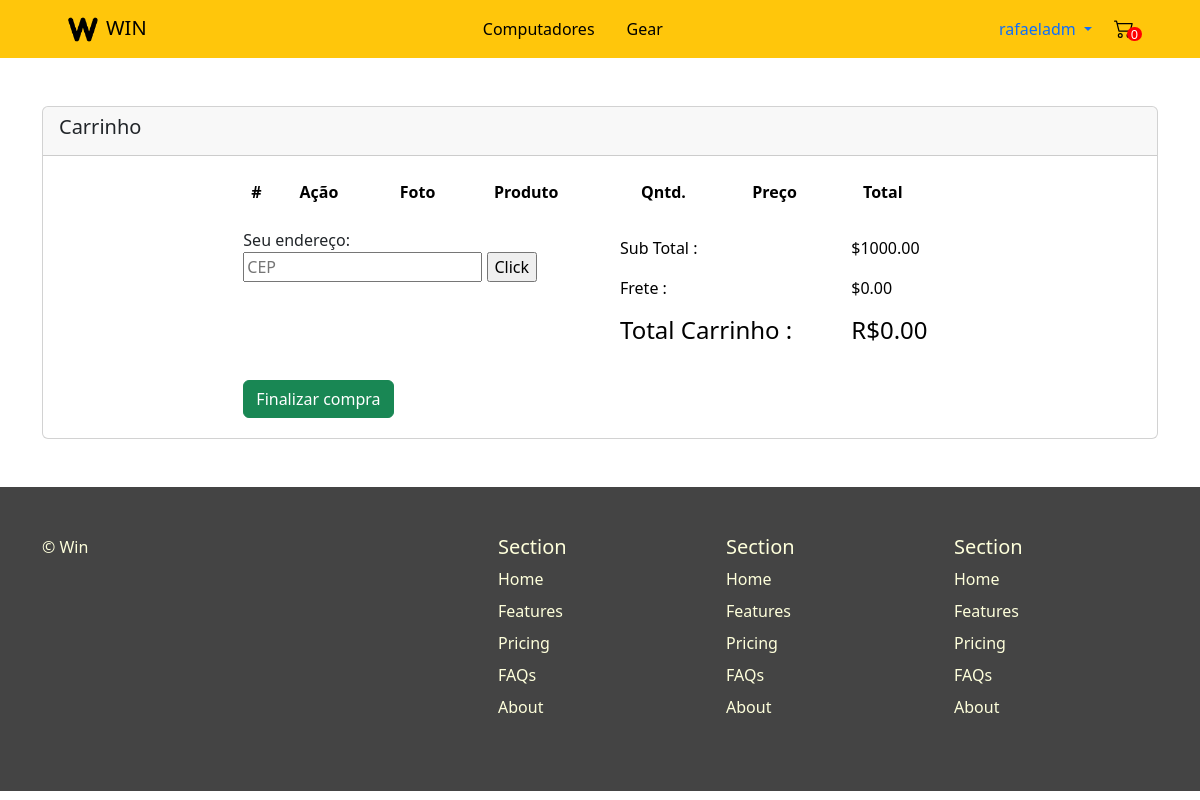
Before: /carrinho (signed in) with the older database file.
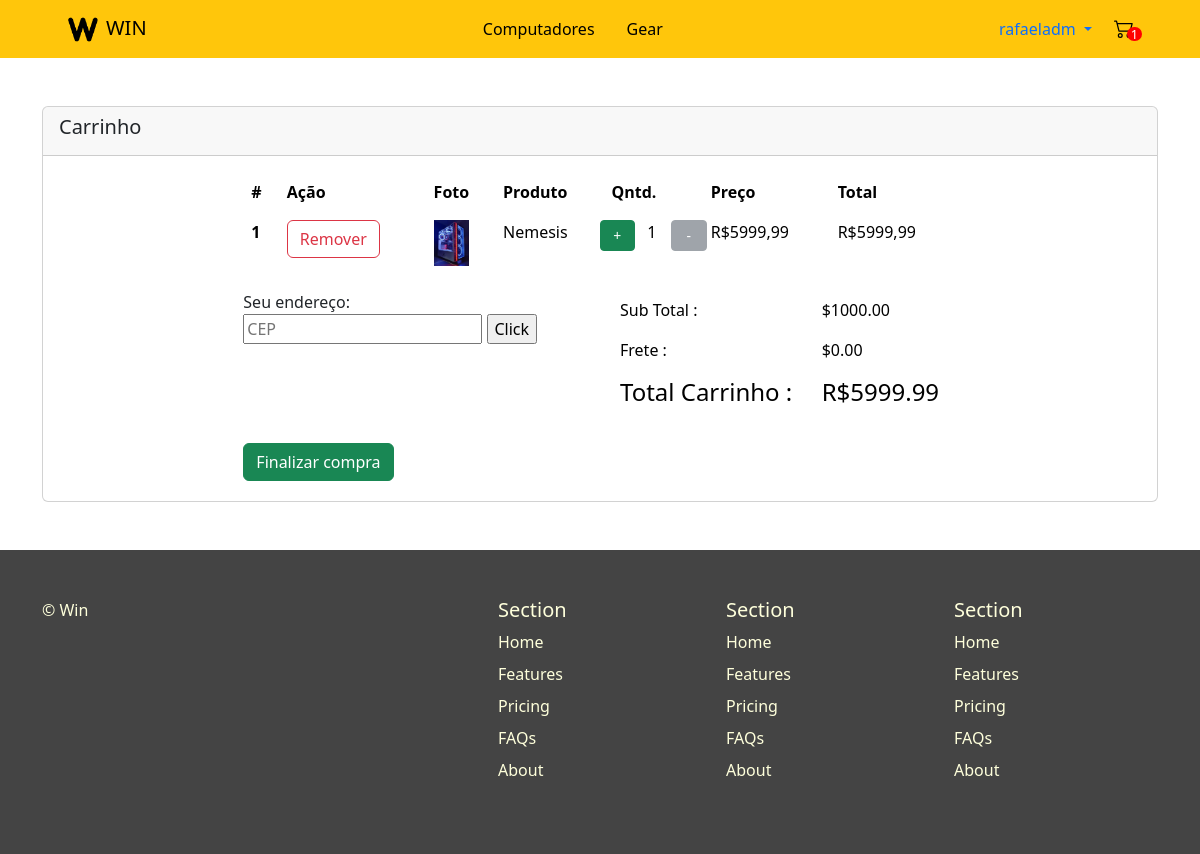
After: the same page with the newer database file.
### venda/models.py (models this page shows, shortened)
class Carrinho(models.Model):
    id = models.UUIDField(primary_key=True, default=uuid.uuid4)
    user = models.ForeignKey(User, on_delete=models.CASCADE)
    completed = models.BooleanField(default=False)
    @property
    def num_itens_carrinho(self):
        itens = self.itenscarrinho.all()
        quantidade = sum([item.quantidade for item in itens])
        return quantidade
    @property
    def subtotal_carrinho(self):
        produtos = self.itenscarrinho.all()
        total = sum([produto.total for produto in produtos])
        preco_total = f"{total:.2f}"
        return preco_total

class ItemCarrinho(models.Model):
    produto = models.ForeignKey('Produto', on_delete=models.CASCADE, related_name='itens')
    carrinho = models.ForeignKey('Carrinho', on_delete=models.CASCADE, related_name='itenscarrinho')
    quantidade = models.IntegerField(default=0)
    @property
    def total(self):
        total = self.produto.preco * self.quantidade
        return total

class Produto(models.Model):
    nome = models.CharField(max_length=100, help_text='Nome')
    descricao = models.CharField(max_length=100, help_text='Descrição')
    preco = models.FloatField(help_text='Preço')
    imagem = models.ImageField(upload_to='images', default='Sem imagem')
    estoque = models.IntegerField(default=0)
    CATEGORIAS = (
        ('c', 'Computador'),
        ('p', 'Periférico'),
        ('a', 'Acessório')
    )
    categoria = models.CharField(max_length=1,
                                 choices=CATEGORIAS,
                                 default='c',
                                 blank=True,
                                 help_text='Categoria do produto')

### venda/views.py (the view)
# urls.py: path('carrinho', views.carrinho, name="carrinho"),
def carrinho(request):
    carrinho = None
    itenscarrinho = []
    if request.user.is_authenticated:
        carrinho, created = Carrinho.objects.get_or_create(user=request.user, completed=False)
        itenscarrinho = carrinho.itenscarrinho.all()
    context = {"carrinho":carrinho, "itens":itenscarrinho}
    return render(request, "venda/carrinho.html", context)

### venda/context_processors.py (called while the page is built)
def carrinho(request):
    if request.user.is_authenticated:
        carrinho, created = Carrinho.objects.get_or_create(user=request.user, completed=False)
        return {'carrinho': carrinho}
    else:
        return {'carrinho':0}

### venda/templates/venda/carrinho.html (shortened to what this page needs)
{% extends 'base_generic.html' %}
{% block content %}
<link rel="stylesheet" href="https://cdn.jsdelivr.net/npm/remixicon@2.5.0/fonts/remixicon.css">
<div class="container">
<div class="contentbar">
        <div class="row">
            <div class="col-md-12 col-lg-12 col-xl-12">
                <div class="card my-5">
                    <div class="card-header">
                        <h5 class="card-title">Carrinho</h5>
                    </div>
                    <div class="card-body">
                        <div class="row justify-content-center">
                            <div class="col-lg-10 col-xl-8">
                                <div class="cart-container">
                                    <div class="cart-head">
                                        <div class="table-responsive">
                                            <table class="table table-borderless">
                                                <thead>
                                                    <tr>
                                                        <th scope="col">#</th>
                                                        <th scope="col">Ação</th>
                                                        <th scope="col">Foto</th>
                                                        <th scope="col">Produto</th>
                                                        <th scope="col">Qntd.</th>
                                                        <th scope="col">Preço</th>
                                                        <th scope="col" class="text-right">Total</th>
                                                    </tr>
                                                </thead>
                                                <tbody>
                                                {% for item in itens %}
                                                    <tr>
                                                        <th scope="row">{{ forloop.counter }}</th>
                                                        <td><button class="delete-item-carrinho btn btn-outline-danger" value="{{ item.produto.id }}">Remover</button></td>
                                                        <td><img src="{{ item.produto.imagem.url }}" class="img-fluid" width="35" height="35" alt="product"></td>
                                                        <td>{{ item.produto.nome }}</td>
                                                        <td>
                                                            <div class="row row-cols-3">
                                                                <button class="add-to-cart btn btn-success btn-sm" value="{{ item.produto.id }}">+</button>
                                                                <div class="justify-items-center">{{ item.quantidade }}</div>
                                                                {% if item.quantidade == 1 %}
                                                                    <button class="remove-from-carrinho btn btn-secondary btn-sm" value="{{ item.produto.id }}" disabled>-</button>
                                                                {% else %}
                                                                    <button class="remove-from-carrinho btn btn-danger btn-sm" value="{{ item.produto.id }}">-</button>
                                                                {% endif %}
                                                            </div>
                                                        </td>
                                                        <td>R${{ item.produto.preco }}</td>
                                                        <td class="text-right">R${{ item.total }}</td>
                                                    </tr>
                                                {% endfor %}
                                                </tbody>
                                            </table>
                                        </div>
                                    </div>
                                    <div class="cart-body">
                                        <div class="row">
                                            <div class="col-md-12 order-2 order-lg-1 col-lg-5 col-xl-6">
                                                <p class="mb-0">Seu endereço:</p>
                                                <div class="order-note">
                                                    <form name="myForm" action="." method="GET">
                                                      <input type="text" name="inputbox" value="" placeholder="CEP">
                                                      <input type="button" name="button" value="Click" onClick="meuEndereco(this.form)">
                                                    </form>
                                                </div>
                                            </div>
                                            <div class="col-md-12 order-1 order-lg-2 col-lg-7 col-xl-6">
                                                <div class="order-total table-responsive ">
                                                    <table class="table table-borderless text-right">
                                                        <tbody>
                                                            <tr>
                                                                <td>Sub Total :</td>
                                                                <td>$1000.00</td>
                                                            </tr>
                                                            <tr>
                                                                <td>Frete :</td>
                                                                <td>$0.00</td>
                                                            </tr>
                                                            <tr>
                                                                <td class="f-w-7 font-18"><h4>Total Carrinho :</h4></td>
                                                                <td class="f-w-7 font-18"><h4>R${{ carrinho.subtotal_carrinho }}</h4></td>
                                                            </tr>
                                                        </tbody>
                                                    </table>
                                                </div>
                                            </div>
                                        </div>
                                    </div>
                                    <div class="cart-footer text-right">
                                        <a href="page-checkout.html" class="btn btn-success my-1">Finalizar compra</a>
                                    </div>
                                </div>
                            </div>
                        </div>
                    </div>
                </div>
            </div>
        </div>
    </div>
    </div>
{% endblock %}

### venda/templates/base_generic.html (shortened to what this page needs)
<!DOCTYPE html>
<html lang="en">
    <head>
        {% load static %}
        <link rel="stylesheet" href="{% static 'css/styles.css' %}">
        <link href="https://cdn.jsdelivr.net/npm/bootstrap@5.3.2/dist/css/bootstrap.min.css" rel="stylesheet">
    </head>
    <body>
        <nav class="navbar navbar-expand-lg navbar-dark bg-dark px-10" style="background-color: #FFC60B !important;">
            <div class="container-fluid">
              <a class="navbar-brand px-5" href="{% url 'home' %}" style="color: black !important;"><img src="../../media/logopreta.png" alt="logo da win informática" height="30" class="px-2">WIN</a>
              <ul class="nav justify-content-space-between">
                <li class="nav-item">
                  <a class="nav-link" style="color: black !important;" href="{% url 'home' %}">Computadores</a>
                </li>
                <li class="nav-item">
                  <a class="nav-link" style="color: black !important;" href="">Gear</a>
                </li>
              </ul>
              <ul class="nav justify-content-center px-5">
                {% if user.is_authenticated %}
                    <li class="nav-item dropdown">
                      <a class="nav-link dropdown-toggle" href="#" role="button" data-bs-toggle="dropdown" aria-expanded="false">
                          {{ user }}
                      </a>
                    </li>
                  {% else %}
                  <li class="nav-item">
                    <a class="nav-link" style="color: black !important;" href="{% url 'login' %}">Login</a>
                  </li>
                  {% endif %}
                <li class="nav-item">
                    <div id="container-cart-icon">
                        {% if user.is_authenticated %}
                        <div id="navi"><div id="red-circle"><a id="inside-circle">{{ carrinho.num_itens_carrinho }}</a></div></div>
                        <div id="infoi">
                            <a href="{% url 'carrinho' %}"><img src="../media/cart2.svg" height="20" width="32" /></a>
                        </div>
                        {% else %}
                        <div id="navi"><div id="red-circle"><a id="inside-circle">0</a></div></div>
                        <div id="infoi">
                            <a href="{% url 'login' %}"><img src="../../media/cart2.svg" height="20" width="32" /></a>
                        </div>
                        {% endif %}
                    </div>
                </li>
              </ul>
              </div>
          </nav>
    {% block content %}
    {% endblock %}
     <section id="contact">
            <div class="container">
              <footer class="row row-cols-1 row-cols-sm-2 row-cols-md-5 py-5 mt-0 letra-footer">
                <div class="col mb-3">
                  <p class="letra-footer">© Win</p>
                </div>
                <div class="col mb-3">
                </div>
                <div class="col mb-3">
                  <h5>Section</h5>
                  <ul class="nav flex-column">
                    <li class="nav-item mb-2"><a href="#" class="nav-link p-0  letra-footer">Home</a></li>
                    <li class="nav-item mb-2"><a href="#" class="nav-link p-0  letra-footer">Features</a></li>
                    <li class="nav-item mb-2"><a href="#" class="nav-link p-0  letra-footer">Pricing</a></li>
                    <li class="nav-item mb-2"><a href="#" class="nav-link p-0  letra-footer">FAQs</a></li>
                    <li class="nav-item mb-2"><a href="#" class="nav-link p-0  letra-footer">About</a></li>
                  </ul>
                </div>
                <div class="col mb-3">
                  <h5>Section</h5>
                  <ul class="nav flex-column">
                    <li class="nav-item mb-2"><a href="#" class="nav-link p-0 letra-footer">Home</a></li>
                    <li class="nav-item mb-2"><a href="#" class="nav-link p-0 letra-footer">Features</a></li>
                    <li class="nav-item mb-2"><a href="#" class="nav-link p-0 letra-footer">Pricing</a></li>
                    <li class="nav-item mb-2"><a href="#" class="nav-link p-0 letra-footer">FAQs</a></li>
                    <li class="nav-item mb-2"><a href="#" class="nav-link p-0 letra-footer">About</a></li>
                  </ul>
                </div>
                <div class="col mb-3">
                  <h5>Section</h5>
                  <ul class="nav flex-column">
                    <li class="nav-item mb-2"><a href="#" class="nav-link p-0 letra-footer">Home</a></li>
                    <li class="nav-item mb-2"><a href="#" class="nav-link p-0 letra-footer">Features</a></li>
                    <li class="nav-item mb-2"><a href="#" class="nav-link p-0 letra-footer">Pricing</a></li>
                    <li class="nav-item mb-2"><a href="#" class="nav-link p-0 letra-footer">FAQs</a></li>
                    <li class="nav-item mb-2"><a href="#" class="nav-link p-0 letra-footer">About</a></li>
                  </ul>
                </div>
              </footer>
            </div>
          </section>
    </body>
</html>

### venda/static/css/styles.css (style rules this page uses)
#container-cart-icon { width: 25px; height: 25px; position: relative; padding: 16px; margin-top: 5px; }
#navi, #infoi { width: 100%; height: 100%; position: absolute; top: 0; left: 0; }
#infoi { z-index: 10; }
#red-circle { background-color: rgb(255, 0, 0); border-radius: 50%; width: 0.9rem; height: 0.9rem; position: relative; top: 40%; left: 60%; z-index: 20; }
#inside-circle { font-size: 0.8rem; position: absolute; top: 1px; left: 25%; line-height: 12.5px; color: white; }
#contact { background-color: #444444; }
.letra-footer { color: #FEFFDB !important; }

Changed rows visible on the page:
computed for Carrinho: num_itens_carrinho "0" → "1"; subtotal_carrinho "0.00" → "5999.99"
added ItemCarrinho: produto.imagem (picture), produto.nome "Nemesis", quantidade "1", produto.preco "5999,99", total "5999,99"
